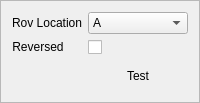
                             <widget class="QFrame" name="config_frame_thruster_6">
                              <property name="sizePolicy">
                               <sizepolicy hsizetype="MinimumExpanding" vsizetype="Fixed">
                                <horstretch>0</horstretch>
                                <verstretch>0</verstretch>
                               </sizepolicy>
                              </property>
                              <property name="minimumSize">
                               <size>
                                <width>0</width>
                                <height>0</height>
                               </size>
                              </property>
                              <property name="maximumSize">
                               <size>
                                <width>16777215</width>
                                <height>16777215</height>
                               </size>
                              </property>
                              <property name="styleSheet">
                               <string notr="true">QFrame#config_frame_thruster_6{
background-color: rgba(40,40,40,255);
border-radius: 20px;
width:250px;
}
</string>
                              </property>
                              <property name="frameShape">
                               <enum>QFrame::StyledPanel</enum>
                              </property>
                              <property name="frameShadow">
                               <enum>QFrame::Raised</enum>
                              </property>
                              <layout class="QVBoxLayout" name="verticalLayout_57">
                               <item>
                                <layout class="QGridLayout" name="gridLayout_23">
                                 <item row="0" column="0">
                                  <widget class="QLabel" name="config_label_thruster_rov_location_6">
                                   <property name="sizePolicy">
                                    <sizepolicy hsizetype="Fixed" vsizetype="Fixed">
                                     <horstretch>0</horstretch>
                                     <verstretch>0</verstretch>
                                    </sizepolicy>
                                   </property>
                                   <property name="text">
                                    <string>Rov Location</string>
                                   </property>
                                   <property name="alignment">
                                    <set>Qt::AlignCenter</set>
                                   </property>
                                   <property name="buddy">
                                    <cstring>config_label_test_speed</cstring>
                                   </property>
                                  </widget>
                                 </item>
                                 <item row="0" column="1">
                                  <widget class="QComboBox" name="config_cbox_thruster_rov_location_6">
                                   <item>
                                    <property name="text">
                                     <string>A</string>
                                    </property>
                                   </item>
                                   <item>
                                    <property name="text">
                                     <string>B</string>
                                    </property>
                                   </item>
                                   <item>
                                    <property name="text">
                                     <string>C</string>
                                    </property>
                                   </item>
                                   <item>
                                    <property name="text">
                                     <string>D</string>
                                    </property>
                                   </item>
                                   <item>
                                    <property name="text">
                                     <string>E</string>
                                    </property>
                                   </item>
                                   <item>
                                    <property name="text">
                                     <string>F</string>
                                    </property>
                                   </item>
                                   <item>
                                    <property name="text">
                                     <string>G</string>
                                    </property>
                                   </item>
                                   <item>
                                    <property name="text">
                                     <string>H</string>
                                    </property>
                                   </item>
                                  </widget>
                                 </item>
                                 <item row="1" column="1">
                                  <widget class="QCheckBox" name="config_checkbox_thruster_reversed_6">
                                   <property name="text">
                                    <string/>
                                   </property>
                                  </widget>
                                 </item>
                                 <item row="2" column="1">
                                  <widget class="QPushButton" name="config_btn_thruster_test_6">
                                   <property name="minimumSize">
                                    <size>
                                     <width>0</width>
                                     <height>0</height>
                                    </size>
                                   </property>
                                   <property name="maximumSize">
                                    <size>
                                     <width>16777215</width>
                                     <height>16777215</height>
                                    </size>
                                   </property>
                                   <property name="styleSheet">
                                    <string notr="true">border-radius: 15px;
height: 30px;</string>
                                   </property>
                                   <property name="text">
                                    <string>Test</string>
                                   </property>
                                  </widget>
                                 </item>
                                 <item row="1" column="0">
                                  <widget class="QLabel" name="config_label_thruster_rov_reversed_6">
                                   <property name="sizePolicy">
                                    <sizepolicy hsizetype="Fixed" vsizetype="Fixed">
                                     <horstretch>0</horstretch>
                                     <verstretch>0</verstretch>
                                    </sizepolicy>
                                   </property>
                                   <property name="text">
                                    <string>Reversed</string>
                                   </property>
                                   <property name="alignment">
                                    <set>Qt::AlignCenter</set>
                                   </property>
                                   <property name="buddy">
                                    <cstring>config_label_test_speed</cstring>
                                   </property>
                                  </widget>
                                 </item>
                                </layout>
                               </item>
                              </layout>
                             </widget>
